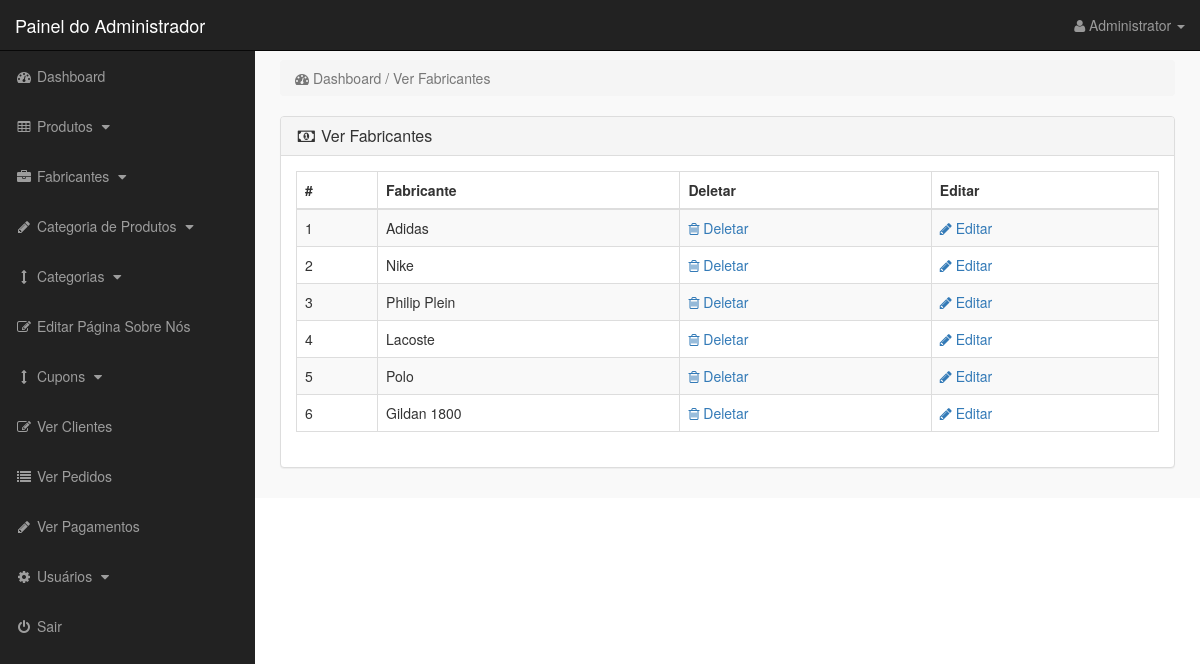
Before: /admin_area/index.php?view_manufacturers (signed in) with the older database file.
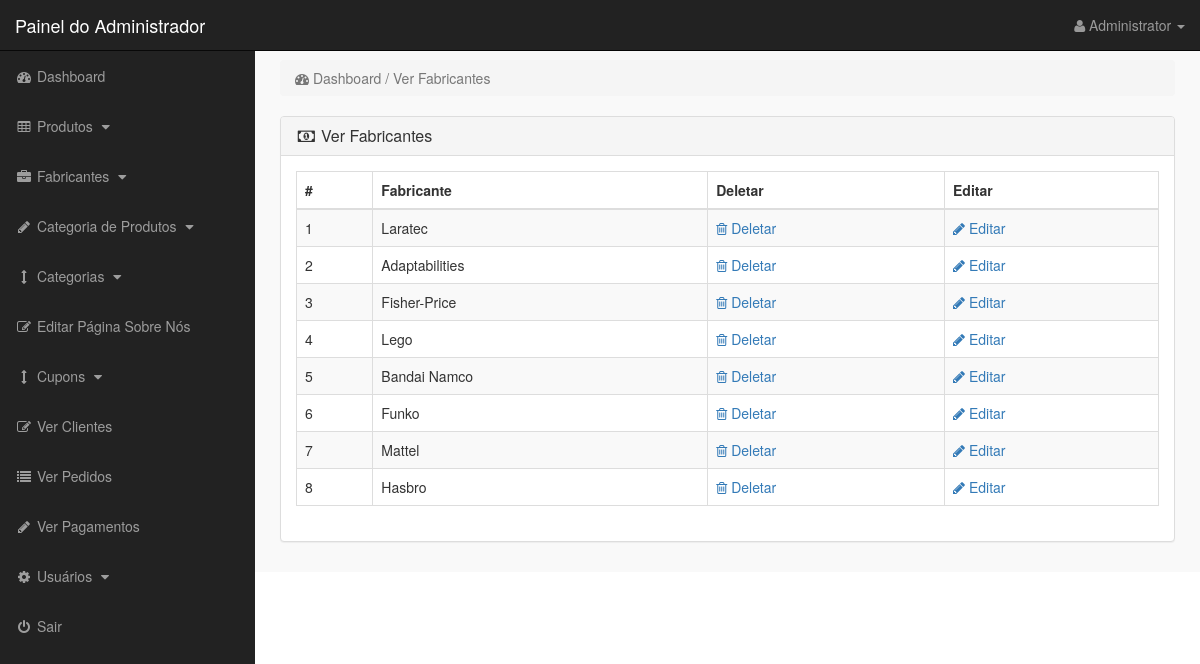
After: the same page with the newer database file.
### tables this page shows
CREATE TABLE `manufacturers` (
  `manufacturer_id` int(10) NOT NULL,
  `manufacturer_title` text NOT NULL,
  `manufacturer_top` text NOT NULL,
  `manufacturer_image` text NOT NULL
);

### admin_area/view_manufacturers.php (the view)
<?php
if (!isset($_SESSION['admin_email'])) {
    echo "<script>window.open('login.php','_self')</script>";
} else {
?>
    <div class="row">
        <div class="col-lg-12">
            <ol class="breadcrumb">
                <li class="active">
                    <i class="fa fa-dashboard"></i> Dashboard / Ver Fabricantes
                </li>
            </ol>
        </div>
    </div>
    <div class="row">
        <div class="col-lg-12">
            <div class="panel panel-default">
                <div class="panel-heading">
                    <h3 class="panel-title">
                        <i class="fa fa-money fa-fw"></i> Ver Fabricantes
                    </h3>
                </div>
                <div class="panel-body">
                    <div class="table-responsive">
                        <table class="table table-bordered table-hover table-striped">
                            <thead>
                                <tr>
                                    <th>#</th>
                                    <th>Fabricante</th>
                                    <th>Deletar</th>
                                    <th>Editar</th>
                                </tr>
                            </thead>
                            <tbody>
                                <?php
                                $i = 0;
                                $get_manufacturers = "select * from manufacturers";
                                $run_manufacturers = mysqli_query($con, $get_manufacturers);
                                while ($row_manufacturers = mysqli_fetch_array($run_manufacturers)) {
                                    $manufacturer_id = $row_manufacturers['manufacturer_id'];
                                    $manufacturer_title = $row_manufacturers['manufacturer_title'];
                                    $i++;
                                ?>
                                    <tr>
                                        <td><?php echo $i; ?></td>
                                        <td><?php echo $manufacturer_title; ?></td>
                                        <td>
                                            <a href="index.php?delete_manufacturer=<?php echo $manufacturer_id; ?>">
                                                <i class="fa fa-trash-o"></i> Deletar
                                            </a>
                                        </td>
                                        <td>
                                            <a href="index.php?edit_manufacturer=<?php echo $manufacturer_id; ?>">
                                                <i class="fa fa-pencil"></i> Editar
                                            </a>
                                        </td>
                                    </tr>
                                <?php } ?>
                            </tbody>
                        </table>
                    </div>
                </div>
            </div>
        </div>
    </div>
<?php } ?>

### admin_area/index.php (shortened to what this page needs)
<?php
include("includes/db.php");
if (!isset($_SESSION['admin_email'])) {
    echo "<script>window.open('login.php','_self')</script>";
} else {
?>
    <?php
    $admin_session = $_SESSION['admin_email'];
    $get_admin = "select * from admins  where admin_email='$admin_session'";
    $run_admin = mysqli_query($con, $get_admin);
    $row_admin = mysqli_fetch_array($run_admin);
    $admin_name = $row_admin['admin_name'];
    ?>
    <!DOCTYPE html>
    <html>
    <head>
        <link href="css/bootstrap.min.css" rel="stylesheet">
        <link href="css/style.css" rel="stylesheet">
        <link href="font-awesome/css/font-awesome.min.css" rel="stylesheet">
    </head>
    <body>
        <div id="wrapper">
            <?php include("includes/sidebar.php");  ?>
            <div id="page-wrapper">
                <div class="container-fluid">
                    <?php
                    if (isset($_GET['view_manufacturers'])) {
                        include("view_manufacturers.php");
                    }
                    ?>
                </div>
            </div>
        </div>
    </body>
    </html>
<?php } ?>

### admin_area/includes/sidebar.php (shortened to what this page needs)
<?php
if (!isset($_SESSION['admin_email'])) {
    echo "<script>window.open('login.php','_self')</script>";
} else {
?>
    <nav class="navbar navbar-inverse navbar-fixed-top">
        <div class="navbar-header">
            <a class="navbar-brand" href="index.php?dashboard">Painel do Administrador</a>
        </div>
        <ul class="nav navbar-right top-nav">
            <li class="dropdown">
                <a href="#" class="dropdown-toggle" data-toggle="dropdown">
                    <i class="fa fa-user"></i>
                    <?php echo $admin_name; ?> <b class="caret"></b>
                </a>
            </li>
        </ul>
        <div class="collapse navbar-collapse navbar-ex1-collapse">
            <ul class="nav navbar-nav side-nav">
                <li>
                    <a href="index.php?dashboard">
                        <i class="fa fa-fw fa-dashboard"></i> Dashboard
                    </a>
                </li>
                <li>
                    <a href="#" data-toggle="collapse" data-target="#products">
                        <i class="fa fa-fw fa-table"></i> Produtos
                        <i class="fa fa-fw fa-caret-down"></i>
                    </a>
                </li>
                <li>
                    <a href="#" data-toggle="collapse" data-target="#manufacturers">
                        <i class="fa fa-fw fa-briefcase"></i> Fabricantes
                        <i class="fa fa-fw fa-caret-down"></i>
                    </a>
                </li>
                <li>
                    <a href="#" data-toggle="collapse" data-target="#p_cat">
                        <i class="fa fa-fw fa-pencil"></i> Categoria de Produtos
                        <i class="fa fa-fw fa-caret-down"></i>
                    </a>
                </li>
                <li>
                    <a href="#" data-toggle="collapse" data-target="#cat">
                        <i class="fa fa-fw fa-arrows-v"></i> Categorias
                        <i class="fa fa-fw fa-caret-down"></i>
                    </a>
                </li>
                <li>
                    <a href="index.php?edit_about_us">
                        <i class="fa fa-fw fa-edit"></i> Editar Página Sobre Nós
                    </a>
                </li>
                <li>
                    <a href="#" data-toggle="collapse" data-target="#coupons">
                        <i class="fa fa-fw fa-arrows-v"></i> Cupons
                        <i class="fa fa-fw fa-caret-down"></i>
                    </a>
                </li>
                <li>
                    <a href="index.php?view_customers">
                        <i class="fa fa-fw fa-edit"></i> Ver Clientes
                    </a>
                </li>
                <li>
                    <a href="index.php?view_orders">
                        <i class="fa fa-fw fa-list"></i> Ver Pedidos
                    </a>
                </li>
                <li>
                    <a href="index.php?view_payments">
                        <i class="fa fa-fw fa-pencil"></i> Ver Pagamentos
                    </a>
                </li>
                <li>
                    <a href="#" data-toggle="collapse" data-target="#users">
                        <i class="fa fa-fw fa-gear"></i> Usuários
                        <i class="fa fa-fw fa-caret-down"></i>
                    </a>
                </li>
                <li>
                    <a href="logout.php">
                        <i class="fa fa-fw fa-power-off"></i> Sair
                    </a>
                </li>
            </ul>
        </div>
    </nav>
<?php } ?>

### admin_area/css/style.css (style rules this page uses)
body { margin-top:100px; }
@media (min-width: 768px) { body { margin-top:50px; } }
#wrapper { padding-left:0; }
#page-wrapper { width:100%; padding:0; background-color:#F9F9F9; }
@media (min-width: 768px) { #wrapper { padding-left:255px; } }
@media (min-width: 768px) { #page-wrapper { padding:10px; } }
.top-nav { padding:0 15px; }
.top-nav>li { display:inline-block; float:left; }
.top-nav>li>a { padding-top:15px; padding-bottom:15px; line-height:20px; color:#999; }
@media (min-width: 768px) { .side-nav { position:fixed; top:51px; width:255px; border-radius:0; overflow-y:auto; background-color: #222; bottom:0; overflow-x:hidden; padding-bottom:40px; } }
@media (min-width: 768px) { .side-nav>li>a { width:255px; } }
.panel-body { border-radius:5px; }

Changed rows visible on the page:
removed manufacturers: manufacturer_title "Adidas"
removed manufacturers: manufacturer_title "Nike"
removed manufacturers: manufacturer_title "Lacoste"
removed manufacturers: manufacturer_title "Polo"
removed manufacturers: manufacturer_title "Gildan 1800"
added manufacturers: manufacturer_title "Laratec"
added manufacturers: manufacturer_title "Adaptabilities"
changed manufacturers: manufacturer_title "Philip Plein" → "Fisher-Price"
added manufacturers: manufacturer_title "Lego"
added manufacturers: manufacturer_title "Bandai Namco"
added manufacturers: manufacturer_title "Funko"
added manufacturers: manufacturer_title "Mattel"
added manufacturers: manufacturer_title "Hasbro"
